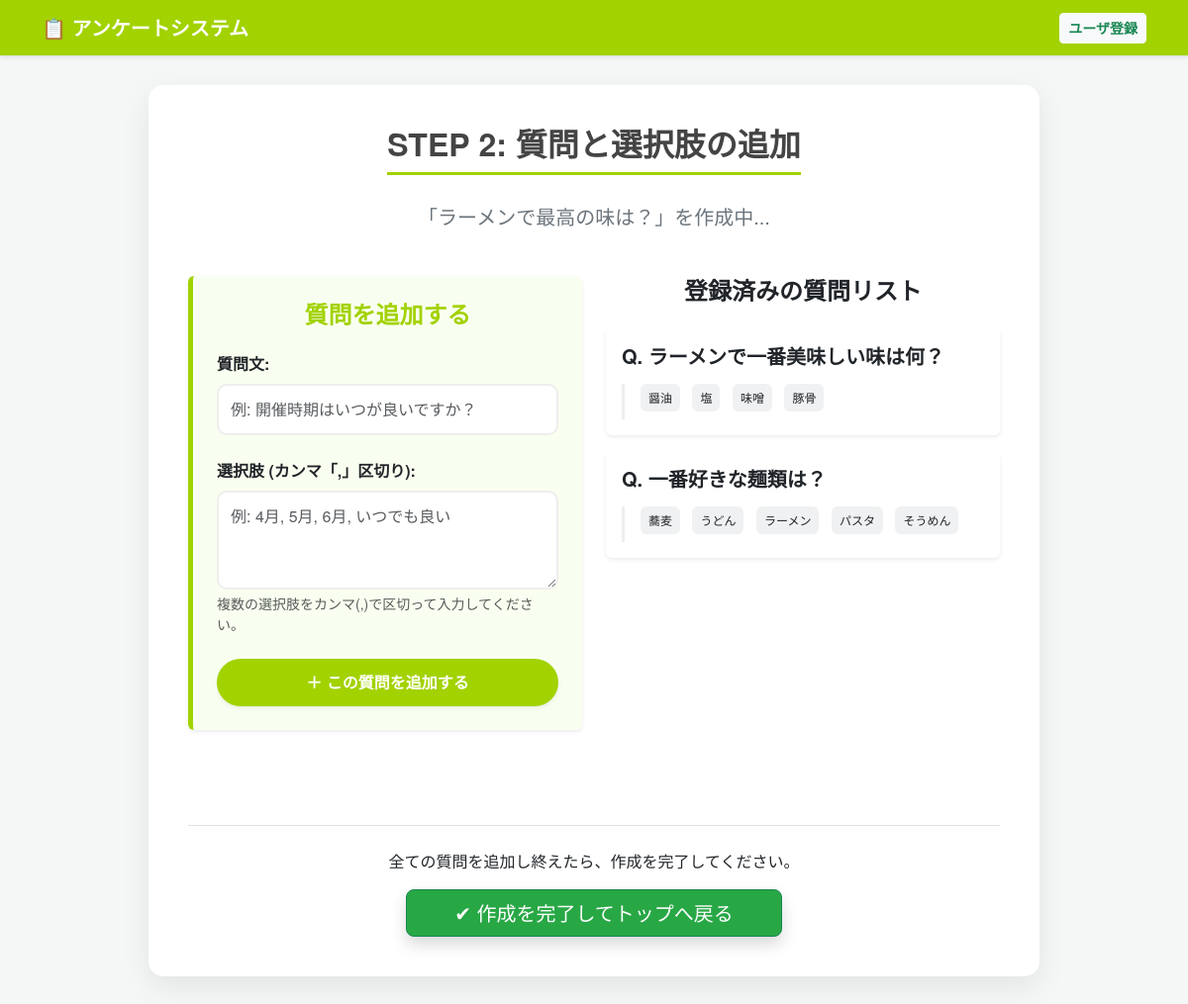
The page /survey/2/add_question on the database its author committed.
### models.py (models this page shows)
class Survey(db.Model):
    __tablename__ = 'Survey'
    id = db.Column(db.Integer, primary_key=True)
    title = db.Column(db.String(200), nullable=False)
    created_at = db.Column(db.DateTime, default=datetime.utcnow)
    user_id = db.Column(db.Integer, db.ForeignKey('User.id'))
    questions = db.relationship('Question', backref='survey', lazy=True)
    user = db.relationship('User', backref='surveys')

class Question(db.Model):
    __tablename__ = 'Question'
    id = db.Column(db.Integer, primary_key=True)
    text = db.Column(db.String(500), nullable=False)
    survey_id = db.Column(db.Integer, db.ForeignKey('Survey.id'))
    choices = db.relationship('Choice', backref='question', lazy=True)

class Choice(db.Model):
    __tablename__ = 'Choice'
    id = db.Column(db.Integer, primary_key=True)
    text = db.Column(db.String(200), nullable=False)
    question_id = db.Column(db.Integer, db.ForeignKey('Question.id'))

### app.py (the view, shortened to what this page needs)
@app.route('/survey/<int:survey_id>/add_question', methods=['GET', 'POST'])
def add_question(survey_id):
    survey = Survey.query.get_or_404(survey_id)
    return render_template('add_question.html', survey=survey)

### templates/add_question.html
{% extends "layout.html" %}
{% block content %}
<div class="h2-container">
    <h2>STEP 2: 質問と選択肢の追加</h2>
</div>
<p class="text-center h5 mb-5 text-secondary">「{{ survey.title }}」を作成中...</p>
<div class="row justify-content-center">
    <div class="col-lg-6 mb-5">
        <div class="card shadow-sm border-0" style="background-color: #f9fff0; border-left: 5px solid var(--brand-color) !important;">
            <div class="card-body p-4">
                <h4 class="card-title fw-bold mb-4 text-center" style="color: var(--brand-color);">質問を追加する</h4>
                <form method="post">
                    <div class="mb-4">
                        <label class="form-label fw-bold">質問文:</label>
                        <input type="text" name="question_text" class="form-control" required placeholder="例: 開催時期はいつが良いですか？">
                    </div>
                    <div class="mb-4">
                        <label class="form-label fw-bold">選択肢 (カンマ「,」区切り):</label>
                        <textarea name="choices" class="form-control" rows="3" required placeholder="例: 4月, 5月, 6月, いつでも良い"></textarea>
                        <div class="form-text">複数の選択肢をカンマ(,)で区切って入力してください。</div>
                    </div>
                    <div class="d-grid">
                        <button type="submit" class="btn btn-brand shadow-sm">＋ この質問を追加する</button>
                    </div>
                </form>
            </div>
        </div>
    </div>
    <div class="col-lg-6">
        <h4 class="fw-bold text-center mb-4">登録済みの質問リスト</h4>
        <div class="vstack gap-3">
            {% for q in survey.questions %}
                <div class="card border-0 shadow-sm">
                    <div class="card-body">
                        <h5 class="card-title fw-bold">Q. {{ q.text }}</h5>
                        <ul class="list-inline mb-0 mt-3 ps-3" style="border-left: 3px solid #eee;">
                            {% for c in q.choices %}
                                <li class="list-inline-item badge bg-secondary bg-opacity-10 text-dark fw-normal p-2 me-2 mb-2">
                                    {{ c.text }}
                                </li>
                            {% endfor %}
                        </ul>
                    </div>
                </div>
            {% else %}
                <div class="text-center text-muted p-4 card border-0 bg-light">
                    まだ質問が登録されていません。左のフォームから追加してください。
                </div>
            {% endfor %}
        </div>
    </div>
</div>
<div class="text-center mt-5 pt-4 border-top">
    <p class="mb-3">全ての質問を追加し終えたら、作成を完了してください。</p>
    <a href="/" class="btn btn-success btn-lg px-5 shadow" style="background-color: #28a745;">
        ✔ 作成を完了してトップへ戻る
    </a>
</div>
{% endblock %}

### templates/layout.html (style rules this page uses)
:root { --brand-color: #a2d200; --brand-color-dark: #8ab300; }
body { background-color: #f4f7f6; font-family: 'Helvetica Neue', Arial, sans-serif; }
h2 { color: #444; text-align: center; font-weight: bold; margin-bottom: 30px; border-bottom: 3px solid var(--brand-color); display: inline-block; padding-bottom: 10px; }
.h2-container { text-align: center; }
.btn-brand { background-color: var(--brand-color); border: none; color: white; font-weight: bold; padding: 12px 30px; border-radius: 30px; transition: all 0.3s; }
.form-control { padding: 12px; border-radius: 10px; border: 2px solid #eee; }

### rows shown on the page
Survey: title "ラーメンで最高の味は？"
Question: text "ラーメンで一番美味しい味は何？"
Choice: text "醤油"
Choice: text "塩"
Choice: text "味噌"
Choice: text "豚骨"
Question: text "一番好きな麺類は？"
Choice: text "蕎麦"
Choice: text "うどん"
Choice: text "ラーメン"
Choice: text "パスタ"
Choice: text "そうめん"
